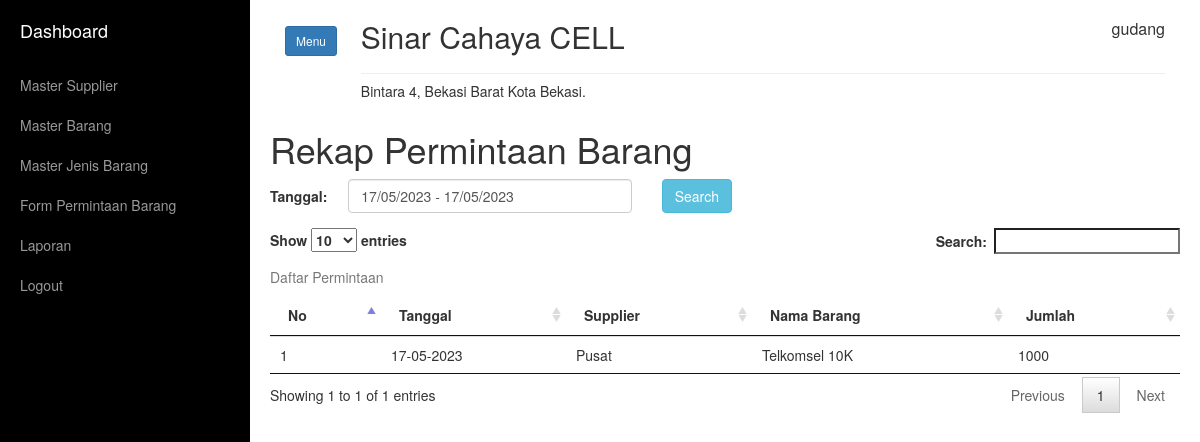
Page /home.php?link=rekap_permintaan (signed in) on the committed database.
### tables this page shows
CREATE TABLE `tb_permintaan_list` (
  `id_list` int(11) NOT NULL,
  `id_per` int(11) NOT NULL,
  `id_barang` int(11) NOT NULL,
  `jumlah` int(11) NOT NULL
);

CREATE TABLE `tb_permintaan` (
  `id_per` int(11) NOT NULL,
  `id_supp` int(11) NOT NULL,
  `jumlah` int(11) NOT NULL,
  `keterangan` text NOT NULL,
  `tgl` datetime NOT NULL
);

CREATE TABLE `tb_supplier` (
  `id_supplier` int(11) NOT NULL,
  `nama_supp` varchar(50) NOT NULL,
  `alamat_supp` text NOT NULL,
  `tlp_supp` varchar(12) NOT NULL
);

CREATE TABLE `tb_barang` (
  `id` int(11) NOT NULL,
  `kode_barang` varchar(20) NOT NULL,
  `id_supp` int(11) NOT NULL,
  `nama_barang` varchar(50) NOT NULL,
  `keterangan` text NOT NULL,
  `harga_modal` int(11) NOT NULL,
  `harga_jual` int(11) NOT NULL,
  `jenis` int(11) NOT NULL,
  `satuan` varchar(20) NOT NULL,
  `stock` int(11) NOT NULL,
  `last_update` timestamp NOT NULL DEFAULT current_timestamp(),
  `foto` text NOT NULL
);

### rekap_permintaan.php (the view, shortened to what this page needs)
<h1>Rekap Permintaan Barang</h1>
<div class="row">
	<div class="col-md-6">
		<form action="home.php?link=rekap_permintaan" method="POST" accept-charset="utf-8" class="form-horizontal">
	      <div class="form-group">
	      <label class="control-label col-sm-2" for="bulan"> Tanggal:</label>
	      <div class="col-sm-8">
	            <input class="form-control" type="text" id="date" name="tgl"  placeholder="Masukan range tanggal" required="">
	      </div>
	      <div class="col-sm-2">
	      	<button type="submit" class="btn btn-info ">Search</button>
	      </div>
	      </div>
	    </form>
	</div>
</div>
<div class="row">
	<div class="col-md-12">
		<table class="table" id="tb_">
	      	<caption>Daftar Permintaan</caption>
			<thead>
			<tr>
			  <th>No</th>
			  <th>Tanggal</th>
			  <th>Supplier</th>
			  <th>Nama Barang</th>
			  <th>Jumlah</th>
			</tr>
			</thead>
			<tbody>
			<?php
			$jumlah = 0;
			$no = 1;
			if (isset($tgl)) {
				$sql = "SELECT a.*, b.nama_supp, c.nama_barang, z.tgl FROM tb_permintaan_list a
				LEFT JOIN tb_permintaan z ON a.id_per = z.id_per
				LEFT JOIN tb_supplier b ON z.id_supp = b.id_supplier
				LEFT JOIN tb_barang c ON a.id_barang = c.id
				WHERE z.tgl BETWEEN '$tgl[awal]' AND '$tgl[akhir]'";
			}else{
				$sql = "SELECT a.*, b.nama_supp, c.nama_barang, z.tgl FROM tb_permintaan_list a
				LEFT JOIN tb_permintaan z ON a.id_per = z.id_per
				LEFT JOIN tb_supplier b ON z.id_supp = b.id_supplier
				LEFT JOIN tb_barang c ON a.id_barang = c.id";
			}
			$exe = mysqli_query($conn,$sql);
			while ($value =  mysqli_fetch_array($exe)) { ?>
			<tr>
			  <td><?php echo $no++; ?></td>
			  <td><?php echo date('d-m-Y', strtotime($value['tgl'])); ?></td>
			  <td><?php echo $value['nama_supp'] ?></td>
			  <td><?php echo $value['nama_barang'] ?></td>
			  <td><?php echo $value['jumlah'] ?></td>
			</tr>
			<?php $jumlah = $jumlah + $value['jumlah'];  } ?>
			</tbody>
		</table>
		<div class="row">
			<div class="col-md-12">
			</div>
		</div>
	</div>
</div>

### assets/css/simple-sidebar.css (style rules this page uses)
body { overflow-x: hidden; }

### rows in the picture
tb_permintaan_list: id_per.tgl "17-05-2023", tb_supplier.nama_supp "Pusat", id_barang.nama_barang "Telkomsel 10K", jumlah "1000"

### other values in the picture
$_SESSION['username'] "gudang"
